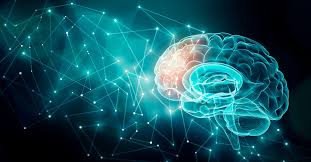
#> input picture Week 3/images.png, 311 x 162 px, found by its file name
$ jupyter execute week_3.ipynb
#> lines starting #> are read from the running program, lines starting #| are printed output that depends on the picture
[cell 1]
import cv2
import numpy as np
import matplotlib.pyplot as plt

[cell 2]
img1 = cv2.imread('/Users/ozanermis/Desktop/Codes/Python/Image Processing/Week 3/images.png')
#> img1 is the input picture: shape (162, 311, 3); mean B, G, R 91.1, 80.6, 20.2

cv2.imshow('Brain', img1)

print(img1.size)
#| 151146

print(img1.dtype)
#| uint8

print(img1.shape)
#| (162, 311, 3)

cv2.waitKey(0)
cv2.destroyAllWindows()

[cell 3]
row = 256
col = 256
img = np.zeros((row,col))
img[100:105,:] = 0.5
img[:,100:105] = 1
plt.figure(figsize=(10,4))
plt.imshow(img)
plt.show()
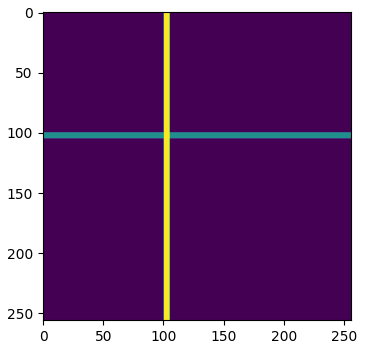
#> figure drawn by matplotlib, 1 panel

[cell 4]
height = 512
width = 512
img = np.random.randint(255, size=(height,width,1),dtype=np.uint8)

cv2.imshow('Binary',img)
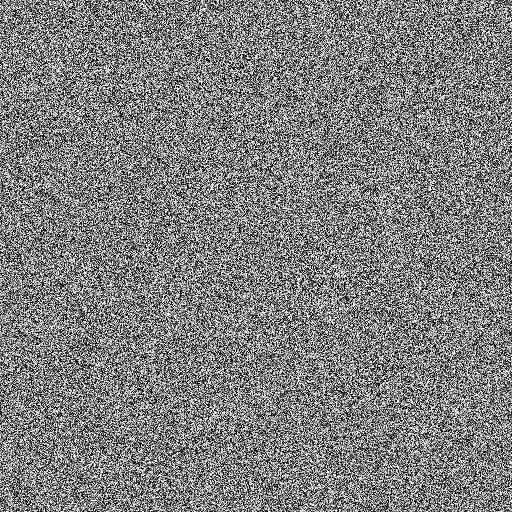
#> window 'Binary': shape (512, 512, 1); min 0, max 254, mean 126.9
cv2.waitKey(0)
cv2.destroyAllWindows()
